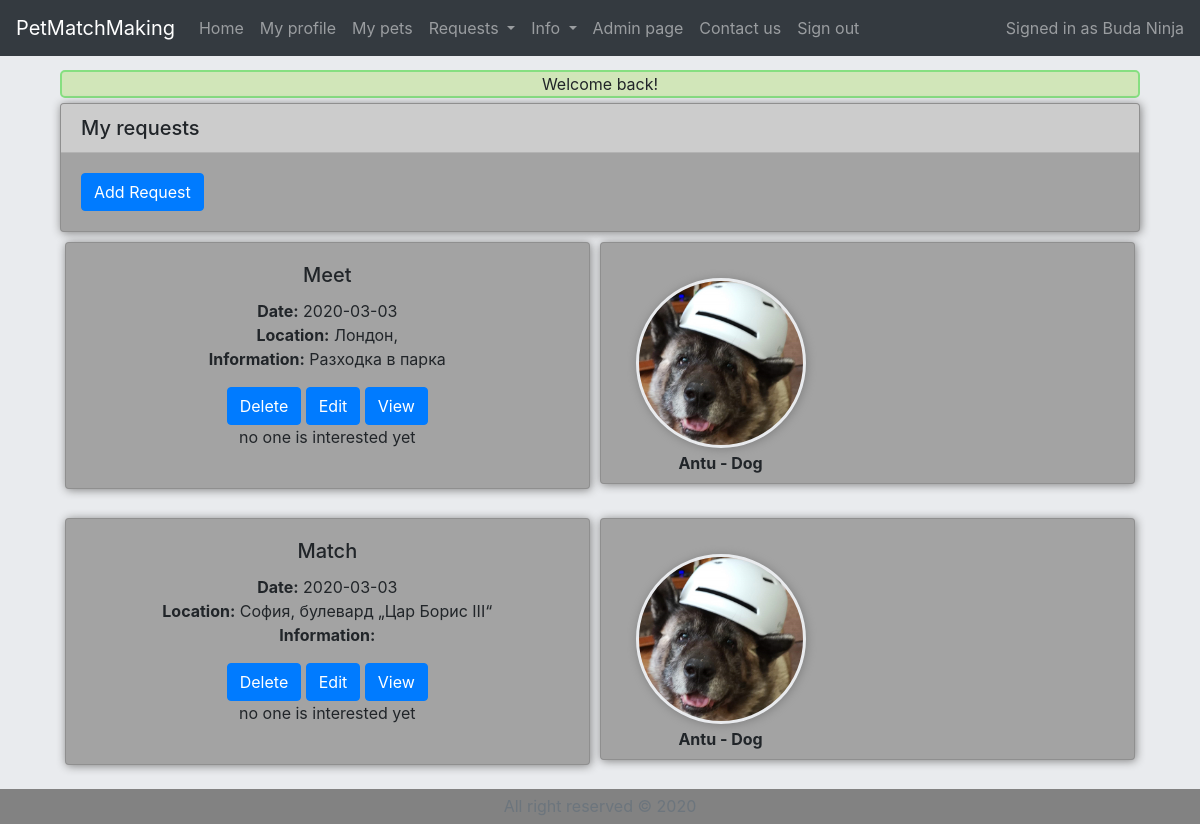
/main.php?myHelpRequests (signed in), run on an earlier commit of the app's database.
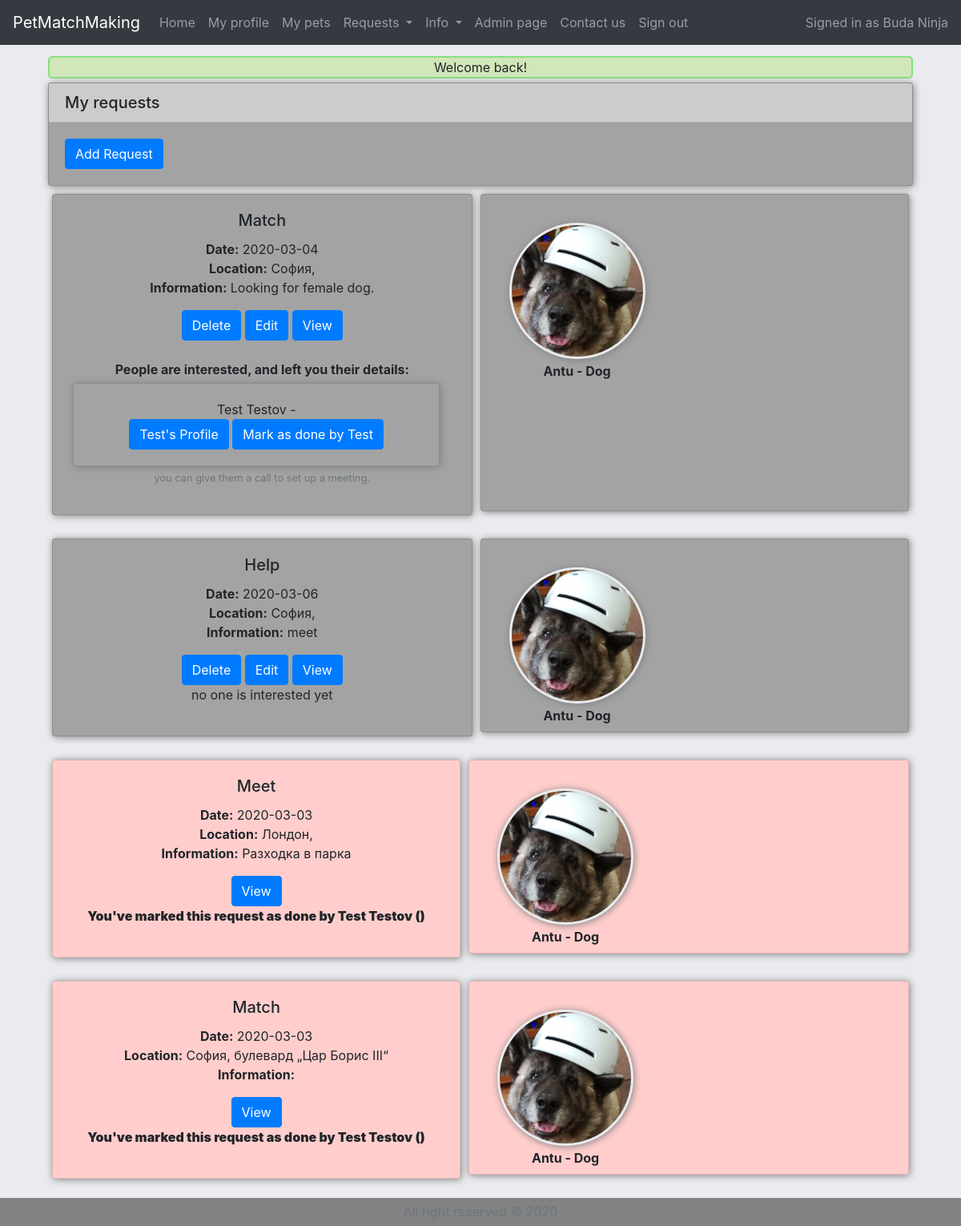
And on a later commit of the database.
### tables this page shows
CREATE TABLE `users` (
  `userID` int(11) NOT NULL,
  `userEmail` varchar(64) NOT NULL,
  `userPassword` varchar(64) NOT NULL,
  `userFName` varchar(64) NOT NULL,
  `userLName` varchar(64) NOT NULL,
  `userPhone` varchar(64) NOT NULL,
  `userBirthday` date NOT NULL,
  `userAbout` text NOT NULL,
  `userRegisterTime` datetime NOT NULL,
  `userStatus` varchar(64) NOT NULL
);

CREATE TABLE `helprequests` (
  `helpID` int(11) NOT NULL,
  `userID` int(11) NOT NULL,
  `helpLocLat` float(10,6) NOT NULL,
  `helpLocLng` float(10,6) NOT NULL,
  `helpLocCity` varchar(64) NOT NULL,
  `helpLocStreet` varchar(64) NOT NULL,
  `helpLocNum` varchar(64) NOT NULL,
  `helpLocCountry` varchar(64) NOT NULL,
  `helpRegisterTime` datetime NOT NULL,
  `helpStartTime` datetime NOT NULL,
  `helpEndTime` datetime NOT NULL,
  `helpPayment` text NOT NULL,
  `helpAbout` text NOT NULL,
  `helpType` varchar(64) NOT NULL,
  `userPhone` varchar(64) NOT NULL,
  `helpStatus` int(11) NOT NULL
);

CREATE TABLE `pets_helprequests` (
  `petID` int(11) NOT NULL,
  `helpID` int(11) NOT NULL,
  `userID` int(11) NOT NULL,
  `recordRegisterTime` datetime NOT NULL
);

CREATE TABLE `pets` (
  `petID` int(11) NOT NULL,
  `userID` int(11) NOT NULL,
  `petName` varchar(64) NOT NULL,
  `petType` varchar(64) NOT NULL,
  `petBirthday` date NOT NULL,
  `petSex` varchar(64) NOT NULL,
  `petFood` text NOT NULL,
  `petTemper` text NOT NULL,
  `petAbout` text NOT NULL,
  `petStatus` int(11) NOT NULL,
  `petRegisterTime` datetime NOT NULL
);

CREATE TABLE `interested` (
  `helpID` int(11) NOT NULL,
  `interestedUserID` int(11) NOT NULL,
  `status` int(11) NOT NULL
);

### classes/dbClass.php (called while the page is built, shortened)
<?php
require_once "User.php";
require_once "Interested.php";
require_once "Ranking.php";
class dbClass
{
    private $host;
    private $db;
    private $charset;
    private $user;
    private $pass;
    private $opt = array(
        PDO::ATTR_ERRMODE => PDO::ERRMODE_EXCEPTION,
        PDO::ATTR_DEFAULT_FETCH_MODE => PDO::FETCH_ASSOC
    );
    private $connection;
    public function __construct(string $host = "localhost", string $db = "petmatchdb", string $charset = "utf8", string $user = "root", string $pass = "")
    {
        $this->host = $host;
        $this->db = $db;
        $this->charset = $charset;
        $this->user = $user;
        $this->pass = $pass;
    }
    public function connect()
    {
        $dsn = "mysql:host=$this->host;dbname=$this->db;charset=$this->charset";
        $this->connection = new PDO($dsn, $this->user, $this->pass, $this->opt);
    }
    public function disconnect(){
        $this->connection = null;
    }
    public function getObjectsGeneral($table_name, $condition, $objectToFetch){
        $objArray = Array();
        $sql="SELECT * FROM `".$table_name."`".$condition;
        $result = $this->connection->query($sql);
        while ($row = $result->fetchObject($objectToFetch)){
            $objArray[] = $row;
        }
        return $objArray;
    }
    function xmlToString($htmlStr)
    {
        $xmlStr=str_replace('&lt;','<',$htmlStr);
        $xmlStr=str_replace('&gt;','>',$xmlStr);
        $xmlStr=str_replace('&quot;','"',$xmlStr);
        $xmlStr=str_replace("&#39;","'",$xmlStr);
        $xmlStr=str_replace('&amp;',"&",$xmlStr);
        return $xmlStr;
    }
    public function getPetImageLocation(Pet $p)
    {
        $location = "Images/Pets/";
        $filename = $p->getPetID().".JPG";
        return $location.$filename;
    }
}

### classes/User.php (called while the page is built, shortened)
<?php
require_once "dbClass.php";
class User
{
    private $userID;
    private $userFName;
    private $userLName;
    private $userStatus;
    public function getUserID()
    {
        return $this->userID;
    }
    public function getUserFName()
    {
        $db = new dbClass();
        return $db->xmlToString($this->userFName);
    }
    public function getUserLName()
    {
        $db = new dbClass();
        return $db->xmlToString($this->userLName);
    }
    public function getUserStatus()
    {
        return $this->userStatus;
    }
}

### classes/dbClassHelpRequestFunctions.php (called while the page is built, shortened)
<?php
require_once "dbClass.php";
require_once "Pet.php";
require_once "User.php";
require_once "HelpRequest.php";
class dbClassHelpRequestFunctions
{
    public function getHelpRequestsByUserID($userID){
        $db = new dbClass();
        $helpRequests = $db->getObjectsGeneral("helprequests", " WHERE `userID`='".$userID."' ORDER BY helpStatus, helpStartTime", "HelpRequest");
        return $helpRequests;
    }
}

### classes/HelpRequest.php (called while the page is built, shortened)
<?php
require_once "dbClass.php";
class HelpRequest
{
    private $helpID;
    private $helpLocCity;
    private $helpLocStreet;
    private $helpStartTime;
    private $helpEndTime;
    private $helpPayment;
    private $helpType;
    private $helpStatus;
    public function getHelpID()
    {
        return $this->helpID;
    }
    public function getHelpLocCity()
    {
        $db = new dbClass();
        return $db->xmlToString($this->helpLocCity);
    }
    public function getHelpLocStreet()
    {
        $db = new dbClass();
        return $db->xmlToString($this->helpLocStreet);
    }
    public function getHelpStartTime()
    {
        return $this->helpStartTime;
    }
    public function getHelpEndTime()
    {
        return $this->helpEndTime;
    }
    public function getHelpPayment()
    {
        return $this->helpPayment;
    }
    public function getHelpType()
    {
        return $this->helpType;
    }
    public function getHelpStatus()
    {
        return $this->helpStatus;
    }
}

### classes/dbClassInterested.php (called while the page is built, shortened)
<?php
require_once "dbClass.php";
class dbClassInterested
{
    public function GetInterestedByhelpID($help)
    {
        $db = new dbClass();
        $int = $db->getObjectsGeneral("interested", " WHERE `helpID`='".$help."'", "Interested");
        return $int;
    }
}

### classes/Pet_HelpRequest.php (called while the page is built, shortened)
<?php
class Pet_HelpRequest
{
    private $petID;
    public function getPetID()
    {
        return $this->petID;
    }
}

### classes/Pet.php (called while the page is built, shortened)
<?php
class Pet
{
    private $petID;
    private $petName;
    private $petType;
    public function getPetID()
    {
        return $this->petID;
    }
    public function getPetName()
    {
        return $this->petName;
    }
    public function getPetType()
    {
        return $this->petType;
    }
}

### classes/dbClassUserFunctions.php (called while the page is built, shortened)
<?php
require_once "dbClass.php";
require_once "Pet.php";
require_once "Pet_HelpRequest.php";
class dbClassUserFunctions
{
    public function getUserByID($ID){
        $db = new dbClass();
        $uArr = $db->getObjectsGeneral("users", " WHERE `userID`='".$ID."'", "User");
        $u = null;
        if ($uArr != null)
            $u = $uArr[0];
        return $u;
    }
}

### classes/Interested.php (called while the page is built, shortened)
<?php
class Interested
{
    private $helpID;
    private $interestedUserID;
    public function getHelpID()
    {
        return $this->helpID;
    }
    public function getInterestedUserID()
    {
        return $this->interestedUserID;
    }
}

### classes/dbClassRankingFunctions.php (called while the page is built, shortened)
<?php
require_once "dbClass.php";
require_once "dbClassHelpRequestFunctions.php";
class dbClassRankingFunctions
{
    public function getRankedUserIdByHelpID($helpID){
        $db = new dbClass();
        $userID=null;
        $ranksArr = $db->getObjectsGeneral("rankings", " WHERE `helpID` = '".$helpID."'", "Ranking");
        if (!empty($ranksArr)){
            $userID = $ranksArr[0]->getRankedUserID();
        }
        return $userID;
    }
}

### classes/Ranking.php (called while the page is built, shortened)
<?php
require_once "dbClass.php";
class Ranking
{
    private $rankedUserID;
    public function getRankedUserID()
    {
        return $this->rankedUserID;
    }
}

### myHelpRequests.php (the view, shortened to what the rows shown need)
<?php
require_once "classes/dbClass.php";
require_once "classes/dbClassInterested.php";
require_once "classes/Pet.php";
require_once "classes/Interested.php";
require_once "classes/HelpRequest.php";
require_once "classes/Pet_HelpRequest.php";
require_once "classes/dbClassUserFunctions.php";
require_once "classes/dbClassRankingFunctions.php";
$db = new dbClass();
$dbhr = new dbClassHelpRequestFunctions();
$myHR_Array = $dbhr->getHelpRequestsByUserID($_SESSION['user']);
if ($myHR_Array == null)
    echo "";
else {
    foreach ($myHR_Array as $k)
    {
        echo "<div id='myHelpRequestsContainer'>";
        if ($k->getHelpStatus() == 1)
            $cardCssId = "helpRequestCard";
        else
            $cardCssId = "helpRequestCard_Done";
        $str = "";
        $str .= "<div class='d-flex justify-content-center'>";
        $str .= "<div class='card-group' id='helpRequestCard'>";
        $str .= "<div class='card text-center' id='".$cardCssId."'>";
        $str .= "<div class='card-body'>";
        $str .= "<h5 class='card-title'>" . $k->getHelpType() . "</h5>";
        $str .= "<p class='card-text'>";
        $helpTimeStr = "";
        if ($k->getHelpEndTime() == "0000-00-00 00:00:00") {
            if ($k->getHelpStartTime() == "0000-00-00 00:00:00") {
                $helpTimeStr .= "<b>Time not specified</b><br>";
            } else
                $helpTimeStr .= "<b>Date:</b> " . substr($k->getHelpStartTime(), 0, 10) . "<br>";
        } else
            $helpTimeStr .= "<b>Time:</b> " . substr($k->getHelpStartTime(), 0, 10) . " - " . substr($k->getHelpEndTime(), 0, 10) . "<br>";
        $str .= $helpTimeStr;
        $str .= "<b>Location:</b> " . $k->getHelpLocCity() . ", " . $k->getHelpLocStreet() . "<br>";
        $str .= "<b>Information:</b> " . $k->getHelpPayment() . "";
        $str .= "<form action='myHelpRequests.php' method=post>";
        if ($k->getHelpStatus() == 1) {
            $str .= "<button type='submit' class='btn btn-primary' name='" . "delete" . $k->getHelpID() . "'>Delete</button>  ";
            $str .= "<button type='submit' class='btn btn-primary' name='" . "editHelp" . $k->getHelpID() . "'>Edit</button>  ";
        }
        $str .= "<button type='submit' class='btn btn-primary' name='" . "view" . $k->getHelpID() . "'>View</button></form>";
        $dbi = new dbClassInterested();
        $interestedArr = $dbi->GetInterestedByhelpID($k->getHelpID());
        if ($k->getHelpStatus() == 1)
        {
            if (!empty($interestedArr)) {
                $str .= "<br><b>People are interested, and left you their details:</b><br>";
                $dbu = new dbClassUserFunctions();
                foreach ($interestedArr as $k1 => $v) {
                    $user = $dbu->getUserByID($v->getInterestedUserID());
                    $str .= "<div class='card text-center'>";
                    $str .= "<div class='card-body'>";
                    $str .= $user->getUserFName() . " " . $user->getUserLName() . " - " . $user->getUserPhone();
                    $str .= "<form action='myHelpRequests.php' method=post><button type='submit' class='btn btn-primary' name='UserProfileToShow" . $user->getUserID() . "'>" . $user->getUserFName() . "'s Profile</button>  ";
                    $str .= "<button type='submit' class='btn btn-primary' name='rate" . $user->getUserID() . "-" . $v->getHelpID() . "'>Mark as done by " . $user->getUserFName() . "</button>  </form>";
                    $str.="</div></div>";
                }
                $str .= "<small id='emailHelp' class='form-text text-muted'>you can give them a call to set up a meeting.</small>";
            }
            else
            {
                $str .= "no one is interested yet<br>";
            }
        }
        else if ($k->getHelpStatus() == 2)
        {
            $dbr = new dbClassRankingFunctions();
            $dbu = new dbClassUserFunctions();
            $userWhoDoneHelp = $dbu->getUserByID($dbr->getRankedUserIdByHelpID($k->getHelpID()));
            $str .= "<form action='myHelpRequests.php' method=post><button type='submit' class='buttonLooksLikeLink' name='UserProfileToShow" . $userWhoDoneHelp->getUserID() . "'><b>You've marked this request as done by " . $userWhoDoneHelp->getUserFName() . " " . $userWhoDoneHelp->getUserLName() . " (" . $userWhoDoneHelp->getUserPhone() . ")" . "</b></button></form>";
            $str .= "";
        }
        $str .= "</p></div>";
        $str .= "</div></div>";
        $str .= "<div class='card text-center' id='".$cardCssId."'>";
        $str .= "<div class='card-body'>";
        $HRpetsArray = $db->getObjectsGeneral("pets_helprequests", " WHERE `helpID`='" . $k->getHelpID() . "'", "Pet_HelpRequest");
        if ($HRpetsArray == null) {
            $petsInRequest = "No pets in request";
        }
        else
        {
            $petsInRequest = "<div class='card-deck'>";
            foreach ($HRpetsArray as $p_hr)
            {
                $p = $db->getObjectsGeneral("pets", " WHERE `petID`='" . $p_hr->getPetID() . "'", "Pet");
                $image_str = "'background-image:url(".$db->getPetImageLocation($p[0]).")';";
                $petsInRequest.="<div class='pet-img' style=$image_str><div class='pet-name'>".$p[0]->getPetName()." - ".$p[0]->getPetType()."</div></div>";
            }
            $petsInRequest .= "</div>";
            $str .= $petsInRequest;
            $str .= "</div>";
            $str .= "</div>";
        }
        $str .= "</div>";
        $str .= "</div><br></div>";
        echo $str;
    }
}

### headerUser.php (shortened to what the rows shown need)
<header>
    <div class="fixed-top">
        <nav class="navbar navbar-expand-lg navbar-dark bg-dark">
            <div class="collapse navbar-collapse" id="navbarNavDropdown">
                <ul class="navbar-nav mr-auto">
                    <li class="nav-item">
                    </li>
                    <li class="nav-item">
                    </li>
                    <li class="nav-item">
                    </li>
                    <li class="nav-item dropdown">
                    </li>
                    <li class="nav-item dropdown">
                    </li>
                    <?php
                    require_once "classes/dbClass.php";
                    require_once "classes/User.php";
                    $db = new dbClass();
                    $signedInUser = $db->getObjectsGeneral("users", "WHERE `userID`='".$_SESSION['user']."'", "User")[0];
                    if ($signedInUser->getUserStatus()=="admin")
                        echo "<li class='nav-item'><a class='nav-link' href='?admin'>Admin page</a></li>";
                    ?>
                    <li class="nav-item">
                    </li>
                    <li class="nav-item">
                    </li>
                </ul>
                <span class="navbar-text">
                  <?php
                  if (isset($_SESSION['user']))
                      echo "Signed in as ".$signedInUser->getUserFName()." ".$signedInUser->getUserLName();
                  else
                      echo "Not signed in";
                  ?>
                </span>
            </div>
        </nav>
    </div>
</header>

What changed in the data, as far as the page shows it:
added helprequests: helpType "Match", helpStartTime "2020-03-04", helpLocCity "София", helpPayment "Looking for female dog.", shows "People are interested, and left you their details:"
added interested: value "Test Testov -", interestedUserID.userFName "Test"
added pets_helprequests: petID.petName "Antu", petID.petType "Dog", shown under "Match"
added helprequests: helpType "Help", helpStartTime "2020-03-06", helpLocCity "София", helpPayment "meet", helpStatus "no one is interested yet"
added pets_helprequests: petID.petName "Antu", petID.petType "Dog", shown under "Help"
changed helprequests "Meet": users.userFName (not shown) → "Test"; users.userLName (not shown) → "Testov"; helpStatus "Delete Edit no one is interested yet" → "You've marked this request as done by ( )"
changed helprequests "булевард „Цар Борис III“": users.userFName (not shown) → "Test"; users.userLName (not shown) → "Testov"; helpStatus "Delete Edit no one is interested yet" → "You've marked this request as done by ( )"
